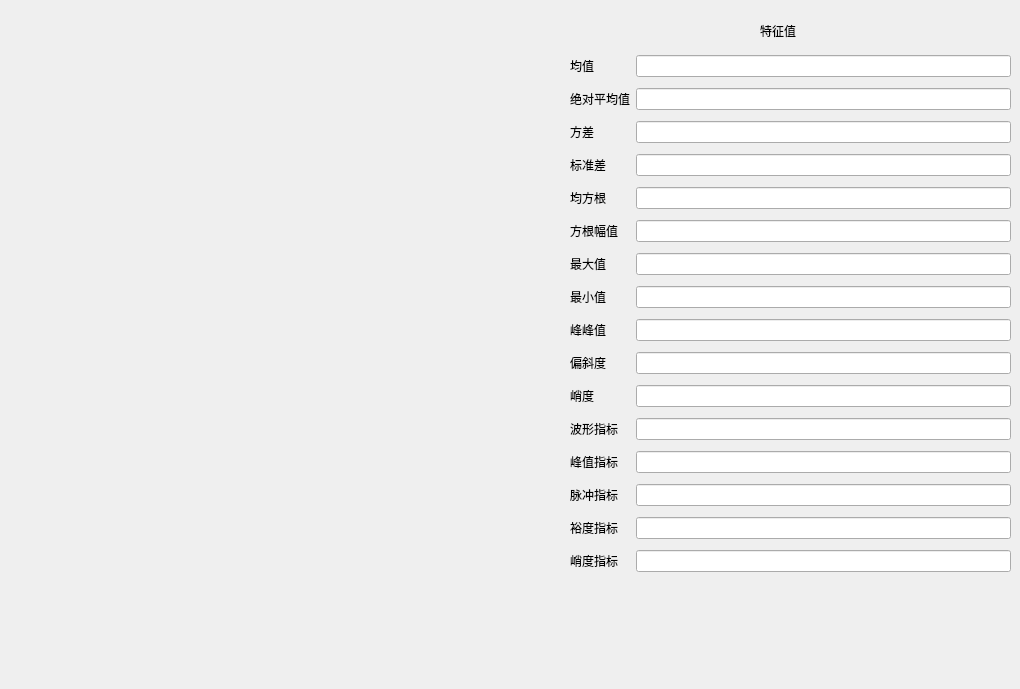
      <widget class="QWidget" name="tab_domain4">
       <attribute name="title">
        <string>时频域4</string>
       </attribute>
       <widget class="domain4" name="widget_4" native="true">
        <property name="geometry">
         <rect>
          <x>0</x>
          <y>0</y>
          <width>550</width>
          <height>680</height>
         </rect>
        </property>
       </widget>
       <widget class="QWidget" name="gridLayoutWidget_4">
        <property name="geometry">
         <rect>
          <x>570</x>
          <y>50</y>
          <width>441</width>
          <height>541</height>
         </rect>
        </property>
        <layout class="QGridLayout" name="gridLayout_4">
         <item row="8" column="4">
          <widget class="QLineEdit" name="value4_6"/>
         </item>
         <item row="10" column="4">
          <widget class="QLineEdit" name="value4_8"/>
         </item>
         <item row="4" column="2">
          <widget class="QLabel" name="label_52">
           <property name="text">
            <string>绝对平均值</string>
           </property>
          </widget>
         </item>
         <item row="9" column="2">
          <widget class="QLabel" name="label_53">
           <property name="text">
            <string>最大值</string>
           </property>
          </widget>
         </item>
         <item row="14" column="4">
          <widget class="QLineEdit" name="value4_12"/>
         </item>
         <item row="12" column="2">
          <widget class="QLabel" name="label_54">
           <property name="text">
            <string>偏斜度</string>
           </property>
          </widget>
         </item>
         <item row="18" column="2">
          <widget class="QLabel" name="label_55">
           <property name="text">
            <string>峭度指标</string>
           </property>
          </widget>
         </item>
         <item row="13" column="2">
          <widget class="QLabel" name="label_56">
           <property name="text">
            <string>峭度</string>
           </property>
          </widget>
         </item>
         <item row="16" column="2">
          <widget class="QLabel" name="label_57">
           <property name="text">
            <string>脉冲指标</string>
           </property>
          </widget>
         </item>
         <item row="15" column="2">
          <widget class="QLabel" name="label_58">
           <property name="text">
            <string>峰值指标</string>
           </property>
          </widget>
         </item>
         <item row="2" column="4">
          <widget class="QLineEdit" name="value4_1">
           <property name="text">
            <string/>
           </property>
           <property name="placeholderText">
            <string/>
           </property>
          </widget>
         </item>
         <item row="2" column="2">
          <widget class="QLabel" name="label_59">
           <property name="text">
            <string>均值</string>
           </property>
          </widget>
         </item>
         <item row="13" column="4">
          <widget class="QLineEdit" name="value4_11"/>
         </item>
         <item row="8" column="2">
          <widget class="QLabel" name="label_60">
           <property name="text">
            <string>方根幅值</string>
           </property>
          </widget>
         </item>
         <item row="17" column="2">
          <widget class="QLabel" name="label_61">
           <property name="text">
            <string>裕度指标</string>
           </property>
          </widget>
         </item>
         <item row="17" column="4">
          <widget class="QLineEdit" name="value4_15"/>
         </item>
         <item row="5" column="2">
          <widget class="QLabel" name="label_62">
           <property name="text">
            <string>方差</string>
           </property>
          </widget>
         </item>
         <item row="16" column="4">
          <widget class="QLineEdit" name="value4_14"/>
         </item>
         <item row="14" column="2">
          <widget class="QLabel" name="label_63">
           <property name="text">
            <string>波形指标</string>
           </property>
          </widget>
         </item>
         <item row="12" column="4">
          <widget class="QLineEdit" name="value4_10"/>
         </item>
         <item row="7" column="2">
          <widget class="QLabel" name="label_64">
           <property name="text">
            <string>均方根</string>
           </property>
          </widget>
         </item>
         <item row="6" column="2">
          <widget class="QLabel" name="label_65">
           <property name="text">
            <string>标准差</string>
           </property>
          </widget>
         </item>
         <item row="10" column="2">
          <widget class="QLabel" name="label_66">
           <property name="text">
            <string>最小值</string>
           </property>
          </widget>
         </item>
         <item row="9" column="4">
          <widget class="QLineEdit" name="value4_7"/>
         </item>
         <item row="4" column="4">
          <widget class="QLineEdit" name="value4_2"/>
         </item>
         <item row="5" column="4">
          <widget class="QLineEdit" name="value4_3"/>
         </item>
         <item row="6" column="4">
          <widget class="QLineEdit" name="value4_4"/>
         </item>
         <item row="11" column="4">
          <widget class="QLineEdit" name="value4_9"/>
         </item>
         <item row="11" column="2">
          <widget class="QLabel" name="label_67">
           <property name="text">
            <string>峰峰值</string>
           </property>
          </widget>
         </item>
         <item row="7" column="4">
          <widget class="QLineEdit" name="value4_5"/>
         </item>
         <item row="15" column="4">
          <widget class="QLineEdit" name="value4_13"/>
         </item>
         <item row="18" column="4">
          <widget class="QLineEdit" name="value4_16"/>
         </item>
        </layout>
       </widget>
       <widget class="QLabel" name="label_68">
        <property name="geometry">
         <rect>
          <x>760</x>
          <y>20</y>
          <width>61</width>
          <height>21</height>
         </rect>
        </property>
        <property name="styleSheet">
         <string notr="true">font: 12pt &quot;黑体&quot;;</string>
        </property>
        <property name="text">
         <string>特征值</string>
        </property>
       </widget>
      </widget>
